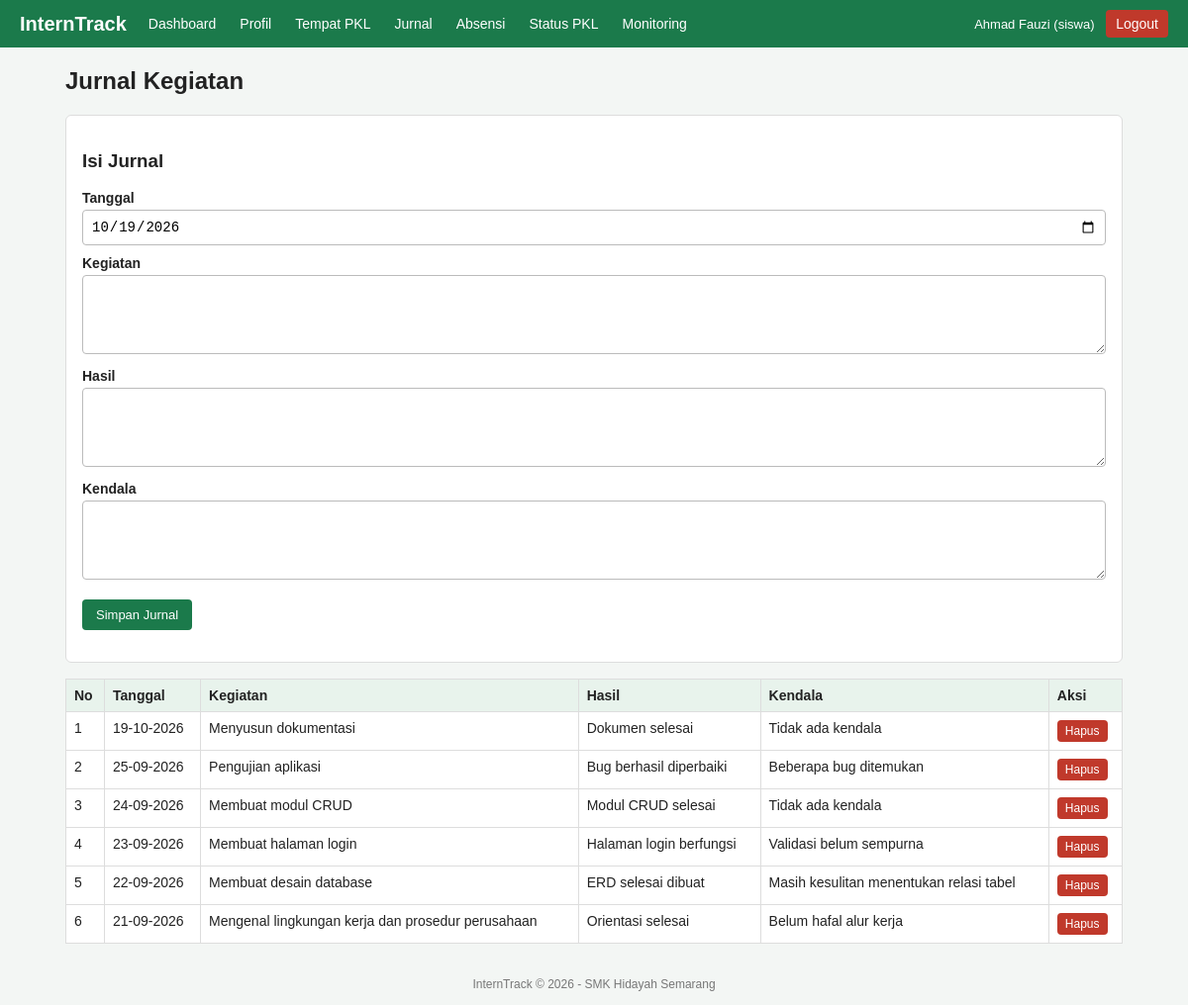
The page /siswa/jurnal.php (signed in) on the database its author committed.
### tables this page shows
CREATE TABLE jurnal (
  id INT AUTO_INCREMENT PRIMARY KEY,
  siswa_id INT NOT NULL,
  tanggal DATE NOT NULL,
  kegiatan TEXT NOT NULL,
  hasil TEXT,
  kendala TEXT,
  FOREIGN KEY (siswa_id) REFERENCES siswa(id) ON DELETE CASCADE
);

### config/koneksi.php (called while the page is built, shortened)
<?php
function e($s) {
    return htmlspecialchars((string)$s, ENT_QUOTES, 'UTF-8');
}
function tgl($d) {
    return $d ? date('d-m-Y', strtotime($d)) : '-';
}

### siswa/jurnal.php (the view, shortened to what this page needs)
<?php
require __DIR__ . '/../config/koneksi.php';
$s = siswa_login($pdo);
$data = ['tanggal' => date('Y-m-d'), 'kegiatan' => '', 'hasil' => '', 'kendala' => ''];
$st = $pdo->prepare("SELECT * FROM jurnal WHERE siswa_id = ? ORDER BY tanggal DESC, id DESC");
$st->execute([$s['id']]);
$rows = $st->fetchAll();
include __DIR__ . '/../config/header.php';
?>
<div class="card">
    <h3>Isi Jurnal</h3>
    <form method="post">
        <label>Tanggal</label><input type="date" name="tanggal" value="<?= e($data['tanggal']) ?>">
        <label>Kegiatan</label><textarea name="kegiatan"><?= e($data['kegiatan']) ?></textarea>
        <label>Hasil</label><textarea name="hasil"><?= e($data['hasil']) ?></textarea>
        <label>Kendala</label><textarea name="kendala"><?= e($data['kendala']) ?></textarea>
        <p><button class="btn" type="submit">Simpan Jurnal</button></p>
    </form>
</div>
<table>
    <tr><th>No</th><th>Tanggal</th><th>Kegiatan</th><th>Hasil</th><th>Kendala</th><th>Aksi</th></tr>
    <?php foreach ($rows as $i => $r): ?>
    <tr>
        <td><?= $i + 1 ?></td><td><?= tgl($r['tanggal']) ?></td><td><?= e($r['kegiatan']) ?></td><td><?= e($r['hasil']) ?></td><td><?= e($r['kendala']) ?></td>
        <td>
            <form class="inline" method="post" action="jurnal.php?hapus=1" onsubmit="return confirm('Hapus jurnal ini?')">
                <button class="btn kecil merah" type="submit">Hapus</button>
            </form>
        </td>
    </tr>
    <?php endforeach; ?>
</table>
<?php include __DIR__ . '/../config/footer.php'; ?>

### assets/style.css (style rules this page uses)
* { box-sizing: border-box; }
body { font-family: Arial, sans-serif; margin: 0; background: #f3f6f4; color: #222; }
.card { background: #fff; border-radius: 6px; padding: 16px; margin-bottom: 16px; border: 1px solid #ddd; }
table { width: 100%; border-collapse: collapse; background: #fff; }
th, td { border: 1px solid #ddd; padding: 8px; text-align: left; font-size: 14px; vertical-align: top; }
th { background: #e8f3ec; }
label { display: block; margin: 10px 0 4px; font-weight: bold; font-size: 14px; }
input[type=text], input[type=password], input[type=date], input[type=number], select, textarea { width: 100%; padding: 8px; border: 1px solid #bbb; border-radius: 4px; font-size: 14px; }
textarea { min-height: 80px; }
.btn { display: inline-block; background: #1b7a4b; color: #fff; border: 0; padding: 8px 14px; border-radius: 4px; cursor: pointer; text-decoration: none; font-size: 13px; }
.btn.merah { background: #c0392b; }
.btn.kecil { padding: 4px 8px; font-size: 12px; }
form.inline { display: inline; }

### rows shown on the page
jurnal: tanggal "19-10-2026", kegiatan "Menyusun dokumentasi", hasil "Dokumen selesai", kendala "Tidak ada kendala"
jurnal: tanggal "25-09-2026", kegiatan "Pengujian aplikasi", hasil "Bug berhasil diperbaiki", kendala "Beberapa bug ditemukan"
jurnal: tanggal "24-09-2026", kegiatan "Membuat modul CRUD", hasil "Modul CRUD selesai", kendala "Tidak ada kendala"
jurnal: tanggal "23-09-2026", kegiatan "Membuat halaman login", hasil "Halaman login berfungsi", kendala "Validasi belum sempurna"
jurnal: tanggal "22-09-2026", kegiatan "Membuat desain database", hasil "ERD selesai dibuat", kendala "Masih kesulitan menentukan relasi tabel"
jurnal: tanggal "21-09-2026", kegiatan "Mengenal lingkungan kerja dan prosedur perusahaan", hasil "Orientasi selesai", kendala "Belum hafal alur kerja"

### other values the page prints
$label "Dashboard"
$label "Profil"
$label "Tempat PKL"
$label "Jurnal"
$label "Absensi"
$label "Status PKL"
$label "Monitoring"
$_SESSION['user']['nama'] "Ahmad Fauzi"
$role "siswa"
$judul "Jurnal Kegiatan"
